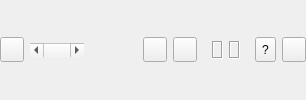
               <widget class="QWidget" name="Panel12" native="true">
                <property name="enabled">
                 <bool>true</bool>
                </property>
                <property name="sizePolicy">
                 <sizepolicy hsizetype="Preferred" vsizetype="Fixed">
                  <horstretch>0</horstretch>
                  <verstretch>0</verstretch>
                 </sizepolicy>
                </property>
                <property name="toolTip">
                 <string/>
                </property>
                <property name="text" stdset="0">
                 <string/>
                </property>
                <layout class="QHBoxLayout" name="horizontalLayout_7">
                 <property name="leftMargin">
                  <number>0</number>
                 </property>
                 <property name="topMargin">
                  <number>0</number>
                 </property>
                 <property name="rightMargin">
                  <number>0</number>
                 </property>
                 <property name="bottomMargin">
                  <number>0</number>
                 </property>
                 <item>
                  <widget class="QToolButton" name="btnAnimate">
                   <property name="maximumSize">
                    <size>
                     <width>25</width>
                     <height>25</height>
                    </size>
                   </property>
                   <property name="toolTip">
                    <string>Animation</string>
                   </property>
                   <property name="icon">
                    <iconset resource="rtkplot_qt.qrc">
                     <normaloff>:/buttons/anim1</normaloff>
                     <normalon>:/buttons/anim2</normalon>:/buttons/anim1</iconset>
                   </property>
                   <property name="checkable">
                    <bool>true</bool>
                   </property>
                   <property name="flat" stdset="0">
                    <bool>true</bool>
                   </property>
                  </widget>
                 </item>
                 <item>
                  <widget class="QScrollBar" name="sBTime">
                   <property name="sizePolicy">
                    <sizepolicy hsizetype="MinimumExpanding" vsizetype="Fixed">
                     <horstretch>0</horstretch>
                     <verstretch>0</verstretch>
                    </sizepolicy>
                   </property>
                   <property name="toolTip">
                    <string>Time Scroll</string>
                   </property>
                   <property name="minimum">
                    <number>0</number>
                   </property>
                   <property name="maximum">
                    <number>0</number>
                   </property>
                   <property name="singleStep">
                    <number>1</number>
                   </property>
                   <property name="value">
                    <number>0</number>
                   </property>
                   <property name="orientation">
                    <enum>Qt::Horizontal</enum>
                   </property>
                  </widget>
                 </item>
                 <item>
                  <widget class="QWidget" name="Panel11" native="true">
                   <property name="enabled">
                    <bool>true</bool>
                   </property>
                   <property name="sizePolicy">
                    <sizepolicy hsizetype="Preferred" vsizetype="Fixed">
                     <horstretch>0</horstretch>
                     <verstretch>0</verstretch>
                    </sizepolicy>
                   </property>
                   <property name="toolTip">
                    <string/>
                   </property>
                   <property name="text" stdset="0">
                    <string/>
                   </property>
                   <layout class="QHBoxLayout" name="horizontalLayout_6">
                    <property name="leftMargin">
                     <number>0</number>
                    </property>
                    <property name="topMargin">
                     <number>0</number>
                    </property>
                    <property name="rightMargin">
                     <number>0</number>
                    </property>
                    <property name="bottomMargin">
                     <number>0</number>
                    </property>
                    <item>
                     <spacer name="horizontalSpacer_2">
                      <property name="orientation">
                       <enum>Qt::Horizontal</enum>
                      </property>
                      <property name="sizeHint" stdset="0">
                       <size>
                        <width>40</width>
                        <height>20</height>
                       </size>
                      </property>
                     </spacer>
                    </item>
                    <item>
                     <widget class="QLabel" name="lblConnectMessage">
                      <property name="toolTip">
                       <string/>
                      </property>
                     </widget>
                    </item>
                    <item>
                     <widget class="QToolButton" name="btnClear">
                      <property name="maximumSize">
                       <size>
                        <width>25</width>
                        <height>25</height>
                       </size>
                      </property>
                      <property name="toolTip">
                       <string>Clear</string>
                      </property>
                      <property name="icon">
                       <iconset resource="rtkplot_qt.qrc">
                        <normaloff>:/buttons/del</normaloff>:/buttons/del</iconset>
                      </property>
                     </widget>
                    </item>
                    <item>
                     <widget class="QToolButton" name="btnReload">
                      <property name="maximumSize">
                       <size>
                        <width>25</width>
                        <height>25</height>
                       </size>
                      </property>
                      <property name="toolTip">
                       <string>Reload</string>
                      </property>
                      <property name="icon">
                       <iconset resource="rtkplot_qt.qrc">
                        <normaloff>:/buttons/reload</normaloff>:/buttons/reload</iconset>
                      </property>
                     </widget>
                    </item>
                    <item>
                     <widget class="QWidget" name="wgStreamStatus" native="true">
                      <layout class="QHBoxLayout" name="horizontalLayout_5">
                       <item>
                        <widget class="QLabel" name="lblStreamStatus1">
                         <property name="maximumSize">
                          <size>
                           <width>25</width>
                           <height>25</height>
                          </size>
                         </property>
                         <property name="toolTip">
                          <string/>
                         </property>
                         <property name="frameShape">
                          <enum>QFrame::Box</enum>
                         </property>
                         <property name="frameShadow">
                          <enum>QFrame::Sunken</enum>
                         </property>
                        </widget>
                       </item>
                       <item>
                        <widget class="QLabel" name="lblStreamStatus2">
                         <property name="maximumSize">
                          <size>
                           <width>25</width>
                           <height>25</height>
                          </size>
                         </property>
                         <property name="toolTip">
                          <string/>
                         </property>
                         <property name="frameShape">
                          <enum>QFrame::Box</enum>
                         </property>
                         <property name="frameShadow">
                          <enum>QFrame::Sunken</enum>
                         </property>
                        </widget>
                       </item>
                      </layout>
                     </widget>
                    </item>
                    <item>
                     <widget class="QToolButton" name="btnFrequency">
                      <property name="maximumSize">
                       <size>
                        <width>25</width>
                        <height>25</height>
                       </size>
                      </property>
                      <property name="toolTip">
                       <string>Help</string>
                      </property>
                      <property name="text">
                       <string>?</string>
                      </property>
                     </widget>
                    </item>
                    <item>
                     <widget class="QToolButton" name="btnOptions">
                      <property name="maximumSize">
                       <size>
                        <width>25</width>
                        <height>25</height>
                       </size>
                      </property>
                      <property name="toolTip">
                       <string>Options</string>
                      </property>
                      <property name="icon">
                       <iconset resource="rtkplot_qt.qrc">
                        <normaloff>:/buttons/tool</normaloff>:/buttons/tool</iconset>
                      </property>
                     </widget>
                    </item>
                   </layout>
                  </widget>
                 </item>
                </layout>
               </widget>
